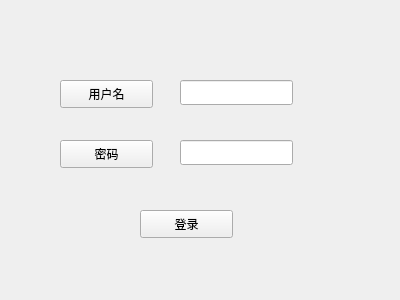
<?xml version="1.0" encoding="UTF-8"?>
<ui version="4.0">
 <class>LoginDialog</class>
 <widget class="QWidget" name="LoginDialog">
  <property name="geometry">
   <rect>
    <x>0</x>
    <y>0</y>
    <width>400</width>
    <height>300</height>
   </rect>
  </property>
  <property name="windowTitle">
   <string>登录</string>
  </property>
  <widget class="QLineEdit" name="usernameLineEdit">
   <property name="geometry">
    <rect>
     <x>180</x>
     <y>80</y>
     <width>113</width>
     <height>25</height>
    </rect>
   </property>
  </widget>
  <widget class="QLineEdit" name="passwordLineEdit">
   <property name="geometry">
    <rect>
     <x>180</x>
     <y>140</y>
     <width>113</width>
     <height>25</height>
    </rect>
   </property>
   <property name="echoMode">
    <enum>QLineEdit::Password</enum>
   </property>
  </widget>
  <widget class="QPushButton" name="loginBtn">
   <property name="geometry">
    <rect>
     <x>140</x>
     <y>210</y>
     <width>93</width>
     <height>28</height>
    </rect>
   </property>
   <property name="text">
    <string>登录</string>
   </property>
  </widget>
  <widget class="QPushButton" name="gotoRegisterBtn">
   <property name="geometry">
    <rect>
     <x>60</x>
     <y>140</y>
     <width>93</width>
     <height>28</height>
    </rect>
   </property>
   <property name="text">
    <string>密码</string>
   </property>
  </widget>
  <widget class="QPushButton" name="pushButton">
   <property name="geometry">
    <rect>
     <x>60</x>
     <y>80</y>
     <width>93</width>
     <height>28</height>
    </rect>
   </property>
   <property name="text">
    <string>用户名</string>
   </property>
  </widget>
 </widget>
 <resources/>
 <connections/>
</ui>
